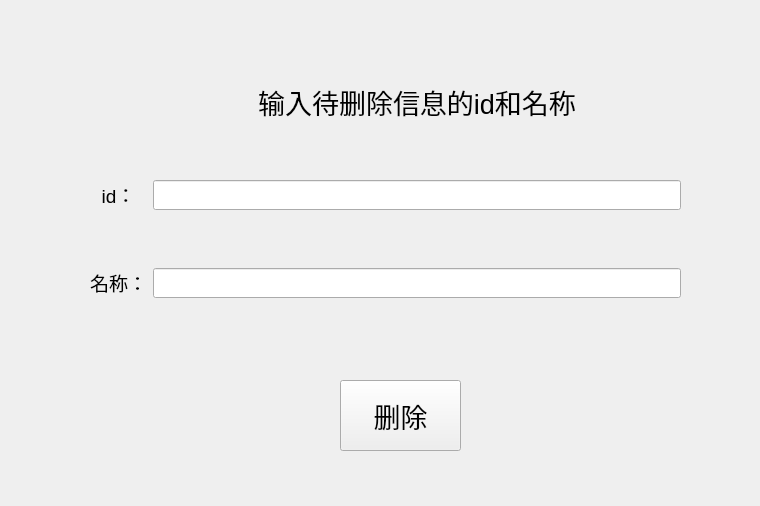
<?xml version="1.0" encoding="UTF-8"?>
<ui version="4.0">
 <class>deletebase</class>
 <widget class="QWidget" name="deletebase">
  <property name="geometry">
   <rect>
    <x>0</x>
    <y>0</y>
    <width>760</width>
    <height>506</height>
   </rect>
  </property>
  <property name="windowTitle">
   <string>Form</string>
  </property>
  <widget class="QPushButton" name="deleteButton">
   <property name="geometry">
    <rect>
     <x>340</x>
     <y>380</y>
     <width>121</width>
     <height>71</height>
    </rect>
   </property>
   <property name="font">
    <font>
     <pointsize>20</pointsize>
    </font>
   </property>
   <property name="text">
    <string>删除</string>
   </property>
  </widget>
  <widget class="QWidget" name="layoutWidget">
   <property name="geometry">
    <rect>
     <x>90</x>
     <y>30</y>
     <width>591</width>
     <height>321</height>
    </rect>
   </property>
   <layout class="QGridLayout" name="gridLayout" rowstretch="2,1,1">
    <item row="0" column="1">
     <widget class="QLabel" name="title">
      <property name="maximumSize">
       <size>
        <width>16777215</width>
        <height>40</height>
       </size>
      </property>
      <property name="text">
       <string>&lt;html&gt;&lt;head/&gt;&lt;body&gt;&lt;p align=&quot;center&quot;&gt;&lt;span style=&quot; font-size:20pt;&quot;&gt;输入待删除信息的id和名称&lt;/span&gt;&lt;/p&gt;&lt;/body&gt;&lt;/html&gt;</string>
      </property>
     </widget>
    </item>
    <item row="1" column="0">
     <widget class="QLabel" name="idlabel">
      <property name="text">
       <string>&lt;html&gt;&lt;head/&gt;&lt;body&gt;&lt;p align=&quot;center&quot;&gt;&lt;span style=&quot; font-size:14pt;&quot;&gt;id：&lt;/span&gt;&lt;/p&gt;&lt;/body&gt;&lt;/html&gt;</string>
      </property>
     </widget>
    </item>
    <item row="1" column="1">
     <widget class="QLineEdit" name="idline">
      <property name="maximumSize">
       <size>
        <width>16777215</width>
        <height>30</height>
       </size>
      </property>
     </widget>
    </item>
    <item row="2" column="0">
     <widget class="QLabel" name="namelabel">
      <property name="text">
       <string>&lt;html&gt;&lt;head/&gt;&lt;body&gt;&lt;p align=&quot;center&quot;&gt;&lt;span style=&quot; font-size:14pt;&quot;&gt;名称：&lt;/span&gt;&lt;/p&gt;&lt;/body&gt;&lt;/html&gt;</string>
      </property>
     </widget>
    </item>
    <item row="2" column="1">
     <widget class="QLineEdit" name="nameline">
      <property name="maximumSize">
       <size>
        <width>16777215</width>
        <height>30</height>
       </size>
      </property>
     </widget>
    </item>
   </layout>
  </widget>
 </widget>
 <resources/>
 <connections/>
</ui>
